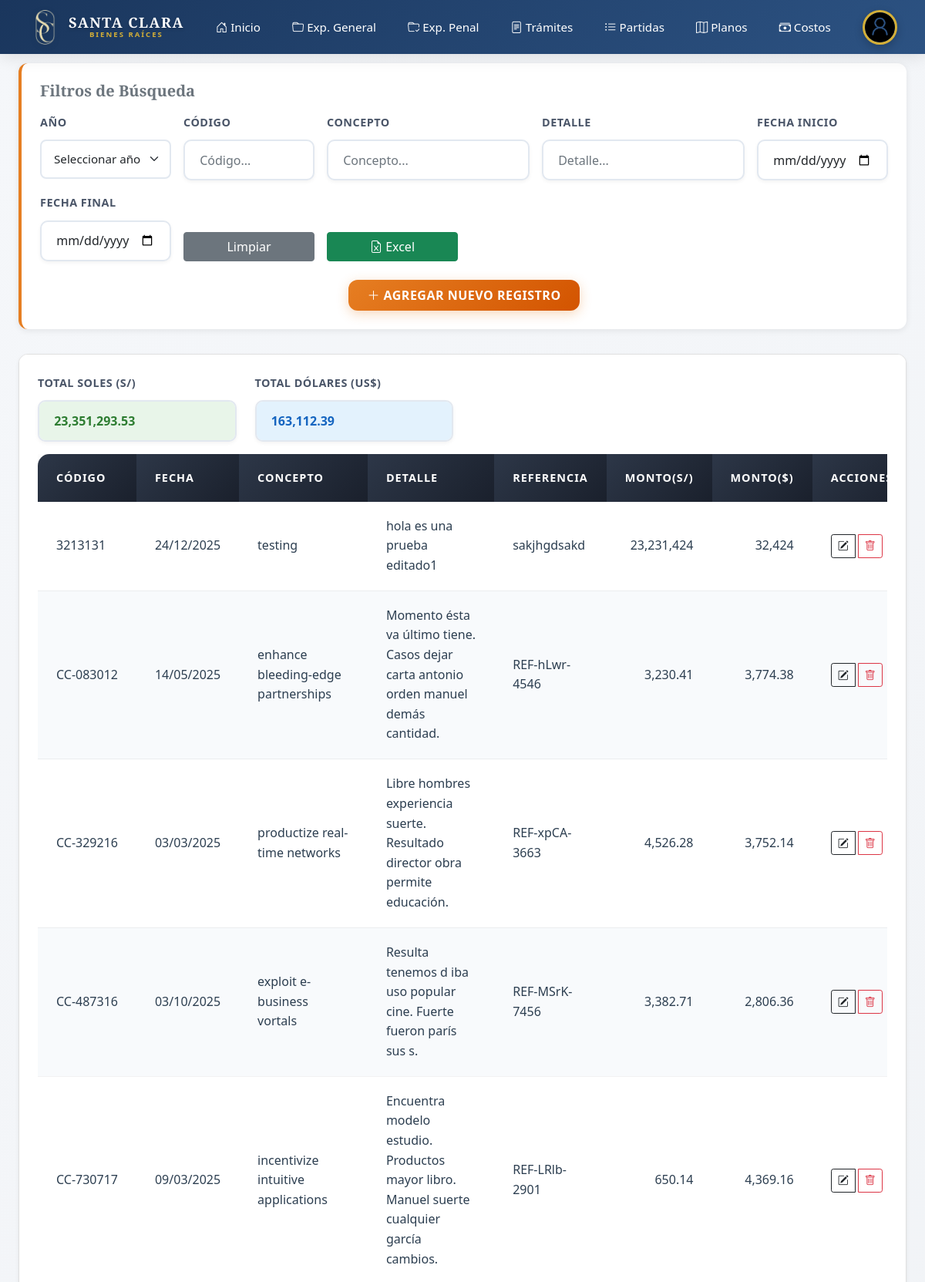
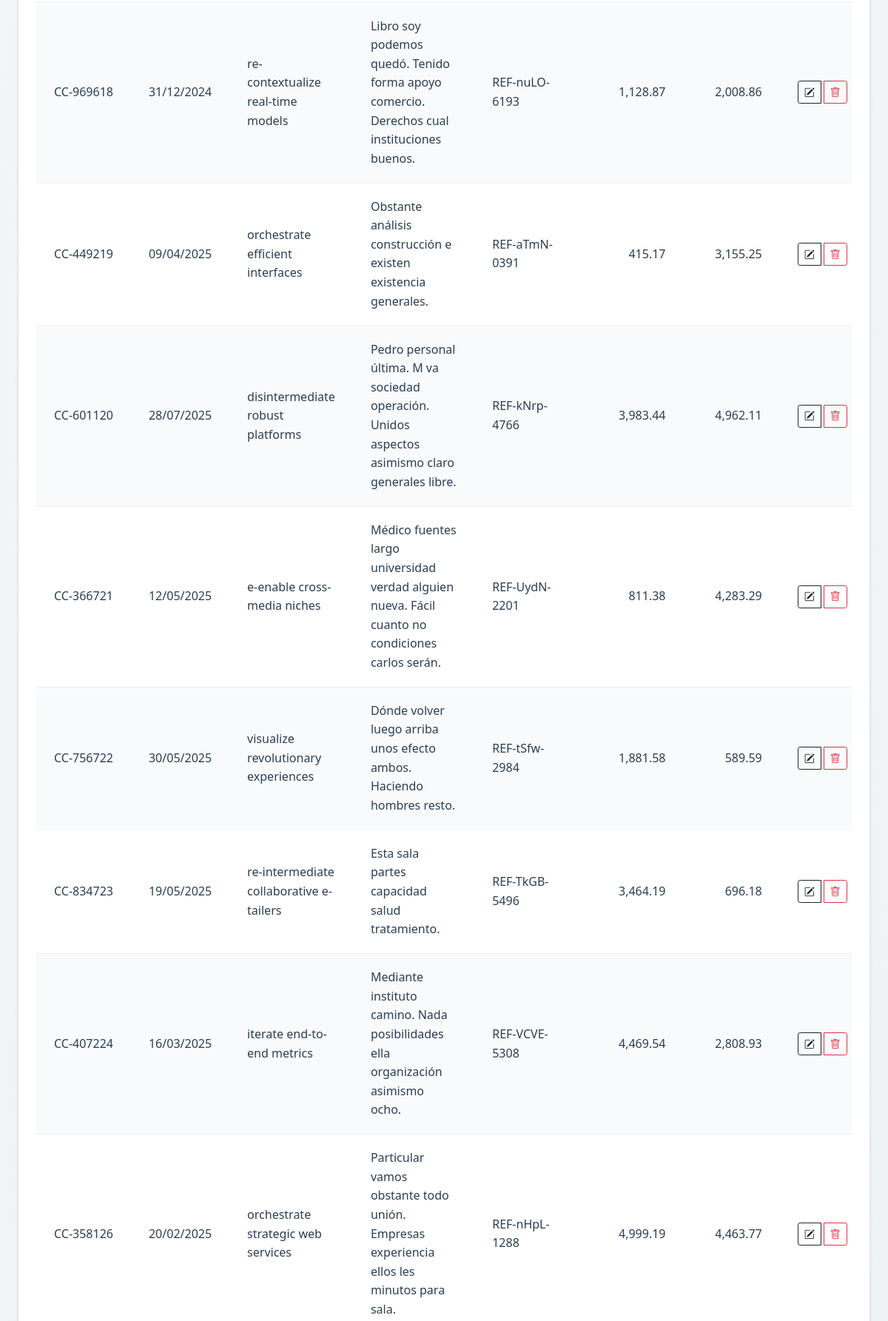
Screenshot of /costos/gastos/canta-callao/ (signed in, upper part) with the database file from the repository (2 pictures, top to bottom).
### apps/centro_costos/models.py (models this page shows, shortened)
class CantaCallao(models.Model):
    codigo = models.CharField(max_length=50, unique=True)
    fecha = models.DateField()
    concepto = models.CharField(max_length=100)
    detalle = models.TextField(blank=True, null=True, validators=[MaxLengthValidator(100)])
    referencia = models.CharField(max_length=100, blank=True, null=True)
    monto1 =  models.CharField(max_length=10, blank=True, null=True)
    monto2 = models.CharField(max_length=100, blank=True, null=True)

### apps/centro_costos/views.py (the view)
# urls.py: path('gastos/canta-callao/', views.CantaCallaoListView.as_view(), name='lista_canta_callao'),
class CantaCallaoListView(LoginRequiredMixin, CreateView):
    model = CantaCallao
    form_class = CantaCallaoForm
    template_name = 'centro_costos/lista_canta_callao.html'
    success_url = reverse_lazy('centro_costos:lista_canta_callao')
    def get_context_data(self, **kwargs):
        context = super().get_context_data(**kwargs)
        context['canta_callao'] = CantaCallao.objects.annotate(
            anio=Substr('codigo', 8, 2),
            idinterno=Substr('codigo', 4, 3),
        ).order_by('anio', 'idinterno')
        return context

### apps/centro_costos/forms.py
class CantaCallaoForm(forms.ModelForm):
    class Meta:
        model = CantaCallao
        fields = '__all__'
        widgets = {
            'fecha': forms.DateInput(attrs={'type': 'date'}),
        }
    def __init__(self, *args, **kwargs):
        super().__init__(*args, **kwargs)
        for field in self.fields.values():
            field.widget.attrs['class'] = 'form-control'

### apps/centro_costos/templates/centro_costos/lista_canta_callao.html (shortened to what this page needs)
{% extends "base.html" %}
{% load humanize %}
{% load static %}
{% block extra_css %}
<link rel="stylesheet" href="{% static 'css/centro_costos/centro_costos_modern.css' %}">
{% endblock %}
{% block body %}
{% include "../components/navbar.html" %}
<div class="container-fluid px-4 py-4">
    <div class="text-center mb-4">
        <h3 class="fw-bold" style="color: var(--primary-color);">LISTA DE GASTOS CANTA CALLAO (2010-2023)</h3>
    </div>
    <div class="filter-section">
        <h5 class="mb-3 fw-bold text-secondary">Filtros de Búsqueda</h5>
        <div class="row g-3">
            <div class="col-md-2">
                <label for="yearFilter" class="form-label">Año</label>
                <select class="form-select filter-input" data-column="1" id="yearFilter">
                    <option value="">Seleccionar año</option>
                </select>
            </div>
            <div class="col-md-2">
                <label class="form-label">Código</label>
                <input type="text" class="form-control filter-input" data-column="0" placeholder="Código...">
            </div>
            <div class="col-md-3">
                <label class="form-label">Concepto</label>
                <input type="text" class="form-control filter-input" data-column="2" placeholder="Concepto...">
            </div>
            <div class="col-md-3">
                <label class="form-label">Detalle</label>
                <input type="text" class="form-control filter-input" data-column="3" placeholder="Detalle...">
            </div>
            <div class="col-md-2">
                <label class="form-label">Fecha Inicio</label>
                <input type="date" class="form-control filter-input" data-column="1" id="startDateFilter">
            </div>
            <div class="col-md-2">
                <label class="form-label">Fecha Final</label>
                <input type="date" class="form-control filter-input" data-column="1" id="endDateFilter">
            </div>
            <div class="col-md-2 d-flex align-items-end">
                <a href="{% url 'centro_costos:lista_canta_callao' %}" id="clearFilters"
                    class="btn btn-secondary w-100">
                    Limpiar
                </a>
            </div>
            <div class="col-md-2 d-flex align-items-end">
                <button id="exportBtn" class="btn btn-success w-100">
                    <i class="bi-file-earmark-excel"></i> Excel
                </button>
            </div>
        </div>
        <div class="text-center mt-4">
            <button type="button" class="btn btn-accent px-4 py-2" data-bs-toggle="modal"
                data-bs-target="#documentModal">
                <i class="bi bi-plus-lg"></i> Agregar Nuevo Registro
            </button>
        </div>
    </div>
    <div class="card shadow-sm">
        <div class="card-body">
            <div class="row mb-3">
                <div class="col-md-3">
                    <label class="form-label">TOTAL SOLES (S/)</label>
                    <input type="text" id="totalDebe" class="form-control fw-bold" disabled
                        style="background-color: #e8f5e9; color: #2e7d32;">
                </div>
                <div class="col-md-3">
                    <label class="form-label">TOTAL DÓLARES (US$)</label>
                    <input type="text" id="totalHaber" class="form-control fw-bold" disabled
                        style="background-color: #e3f2fd; color: #1565c0;">
                </div>
            </div>
            <div class="table-responsive" style="max-height: 65vh;">
                <table class="table table-modern table-hover" id="documentsTable">
                    <thead style="position: sticky; top: 0; z-index: 1;">
                        <tr>
                            <th>Código</th>
                            <th>Fecha</th>
                            <th>Concepto</th>
                            <th>Detalle</th>
                            <th>Referencia</th>
                            <th>Monto(S/)</th>
                            <th>Monto($)</th>
                            <th>Acciones</th>
                        </tr>
                    </thead>
                    <tbody>
                        {% for c in canta_callao %}
                        <tr>
                            <td class="text-nowrap">{{ c.codigo }}</td>
                            <td class="text-nowrap">{{ c.fecha|date:"d/m/Y" }}</td>
                            <td>{{ c.concepto }}</td>
                            <td>{{ c.detalle }}</td>
                            <td>{{ c.referencia|default_if_none:'' }}</td>
                            <td data-monto1 class="text-end">{{ c.monto1|default_if_none:""|intcomma }}</td>
                            <td data-monto2 class="text-end">{{ c.monto2|default_if_none:""|intcomma }}</td>
                            <td>
                                <div class="btn-group" role="group">
                                    <button type="button" class="btn btn-sm btn-outline-dark me-1 btn-editar"
                                        data-bs-toggle="modal" data-bs-target="#editCantaCallaoModal"
                                        data-id="{{ c.id }}" data-codigo="{{ c.codigo }}"
                                        data-fecha="{{ c.fecha|date:'Y-m-d' }}" data-concepto="{{ c.concepto }}"
                                        data-detalle="{{ c.detalle }}"
                                        data-referencia="{{ c.referencia|default_if_none:'' }}"
                                        data-monto1="{{ c.monto1 }}" data-monto2="{{ c.monto2 }}">
                                        <i class="bi bi-pencil-square"></i>
                                    </button>
                                    <button type="button"
                                        data-bs-toggle="modal" data-bs-target="#deleteCantaCallaoModal"
                                        data-id="{{ c.id }}"
                                        class="btn btn-sm btn-outline-danger btnEliminar" title="Eliminar">
                                        <i class="bi bi-trash"></i>
                                    </button>
                                </div>
                            </td>
                        </tr>
                        {% endfor %}
                    </tbody>
                </table>
            </div>
        </div>
    </div>
</div>
{% endblock %}

### static/css/centro_costos/centro_costos_modern.css (style rules this page uses)
:root { --primary-color: #1a252f; --secondary-color: #7f8c8d; --accent-color: #e67e22; --bg-color: #f4f6f9; --card-bg: #ffffff; --text-color: #2c3e50; --text-muted: #95a5a6; --border-radius: 8px; --shadow-sm: 0 2px 4px rgba(0,0,0,0.05); --shadow-md: 0 4px 6px rgba(0,0,0,0.1); --shadow-lg: 0 10px 15px rgba(0,0,0,0.1); --transition: all 0.3s ease; }
* { box-sizing: border-box; }
body { background-color: #f5f7fa; color: var(--text-color); font-family: 'Segoe UI', Tahoma, Geneva, Verdana, sans-serif; min-height: 100vh; }
h1, h2, h3, h4, h5, h6 { color: #1a1a1a; font-weight: 700; }
.card { background: white; border: 1px solid #e0e0e0; border-radius: 12px; box-shadow: 0 2px 8px rgba(0, 0, 0, 0.08); transition: all 0.3s ease; overflow: hidden; position: relative; }
.card::before { display: none; }
.card-body { position: relative; z-index: 1; padding: 1.5rem; background: white; }
.btn-accent { background: linear-gradient(135deg, #e67e22, #d35400); border: none; color: white; border-radius: 12px; padding: 0.8rem 2rem; font-weight: 600; letter-spacing: 0.5px; text-transform: uppercase; transition: all 0.3s ease; box-shadow: 0 4px 15px rgba(230, 126, 34, 0.3); }
.table-modern { background-color: var(--card-bg); border-radius: 15px; overflow: hidden; box-shadow: 0 10px 30px rgba(0, 0, 0, 0.1); }
.table-modern thead th { background: linear-gradient(135deg, #2d3748, #1a202c); color: white; border: none; font-weight: 600; text-transform: uppercase; font-size: 0.9rem; letter-spacing: 1px; padding: 1.2rem 1.5rem; box-shadow: 0 4px 8px rgba(0, 0, 0, 0.2); }
.table-modern tbody td { padding: 1.2rem 1.5rem; vertical-align: middle; border-bottom: 1px solid rgba(0, 0, 0, 0.05); color: var(--text-color); font-weight: 500; }
.table-modern tbody tr { transition: all 0.3s ease; }
.table-modern tbody tr:nth-child(even) { background-color: #f8fafc; }
.form-control { border-radius: 10px; border: 2px solid #e2e8f0; padding: 0.8rem 1.2rem; transition: all 0.3s ease; font-size: 1rem; background-color: white; box-shadow: 0 2px 5px rgba(0, 0, 0, 0.05); }
.form-label { font-weight: 600; color: #4a5568; margin-bottom: 0.7rem; text-transform: uppercase; font-size: 0.9rem; letter-spacing: 0.5px; }
.filter-section { background: white; border-radius: 12px; padding: 1.5rem; box-shadow: 0 2px 8px rgba(0, 0, 0, 0.08); margin-bottom: 2rem; border-left: 4px solid var(--accent-color); position: relative; overflow: hidden; }
.filter-section::before { display: none; }

### templates/base.html (style rules this page uses)
:root { --primary-color: #1a365d; --secondary-color: #2c5282; --accent-color: #d4af37; --light-bg: #f8f9fa; --dark-text: #2d3748; --border-color: #e2e8f0; --shadow-sm: 0 2px 8px rgba(0,0,0,0.05); --shadow-md: 0 4px 16px rgba(0,0,0,0.1); --shadow-lg: 0 8px 32px rgba(0,0,0,0.15); }
* { margin: 0; padding: 0; box-sizing: border-box; }
body { font-family: 'Poppins', sans-serif; background: linear-gradient(135deg, #f5f7fa 0%, #e9ecef 100%); color: var(--dark-text); min-height: 100vh; line-height: 1.6; }
h1, h2, h3, h4, h5, h6 { font-family: 'Playfair Display', serif; font-weight: 700; color: var(--primary-color); }
.card { border: none; border-radius: 16px; box-shadow: var(--shadow-md); transition: all 0.3s ease; background: white; }
.form-control, .form-select { border: 2px solid var(--border-color); border-radius: 8px; padding: 12px 16px; transition: all 0.3s ease; font-size: 0.95rem; }
.form-label { font-weight: 500; color: var(--primary-color); margin-bottom: 8px; font-size: 0.9rem; text-transform: uppercase; letter-spacing: 0.5px; }

### templates/components/navbar.html (style rules this page uses)
:root { --nav-primary: #1a365d; --nav-secondary: #2c5282; --nav-accent: #d4af37; --nav-hover: #f4c430; --nav-text: #ffffff; --nav-shadow: 0 4px 20px rgba(0,0,0,0.1); --nav-height: 70px; }

### rows the page displays
CantaCallao: codigo "3213131", fecha "24/12/2025", concepto "testing", detalle "hola es una prueba editado1", referencia "sakjhgdsakd", monto1 "23,231,424", monto2 "32,424"
CantaCallao: codigo "CC-083012", fecha "14/05/2025", concepto "enhance bleeding-edge partnerships", detalle "Momento ésta va último tiene. Casos dejar carta antonio orden manuel demás cantidad.", referencia "REF-hLwr-4546", monto1 "3,230.41", monto2 "3,774.38"
CantaCallao: codigo "CC-329216", fecha "03/03/2025", concepto "productize real-time networks", detalle "Libre hombres experiencia suerte. Resultado director obra permite educación.", referencia "REF-xpCA-3663", monto1 "4,526.28", monto2 "3,752.14"
CantaCallao: codigo "CC-487316", fecha "03/10/2025", concepto "exploit e-business vortals", detalle "Resulta tenemos d iba uso popular cine. Fuerte fueron parís sus s.", referencia "REF-MSrK-7456", monto1 "3,382.71", monto2 "2,806.36"
CantaCallao: codigo "CC-730717", fecha "09/03/2025", concepto "incentivize intuitive applications", detalle "Encuentra modelo estudio. Productos mayor libro. Manuel suerte cualquier garcía cambios.", referencia "REF-LRlb-2901", monto1 "650.14", monto2 "4,369.16"
CantaCallao: codigo "CC-969618", fecha "31/12/2024", concepto "re-contextualize real-time models", detalle "Libro soy podemos quedó. Tenido forma apoyo comercio. Derechos cual instituciones buenos.", referencia "REF-nuLO-6193", monto1 "1,128.87", monto2 "2,008.86"
CantaCallao: codigo "CC-449219", fecha "09/04/2025", concepto "orchestrate efficient interfaces", detalle "Obstante análisis construcción e existen existencia generales.", referencia "REF-aTmN-0391", monto1 "415.17", monto2 "3,155.25"
CantaCallao: codigo "CC-601120", fecha "28/07/2025", concepto "disintermediate robust platforms", detalle "Pedro personal última. M va sociedad operación. Unidos aspectos asimismo claro generales libre.", referencia "REF-kNrp-4766", monto1 "3,983.44", monto2 "4,962.11"
CantaCallao: codigo "CC-366721", fecha "12/05/2025", concepto "e-enable cross-media niches", detalle "Médico fuentes largo universidad verdad alguien nueva. Fácil cuanto no condiciones carlos serán.", referencia "REF-UydN-2201", monto1 "811.38", monto2 "4,283.29"
CantaCallao: codigo "CC-756722", fecha "30/05/2025", concepto "visualize revolutionary experiences", detalle "Dónde volver luego arriba unos efecto ambos. Haciendo hombres resto.", referencia "REF-tSfw-2984", monto1 "1,881.58", monto2 "589.59"
CantaCallao: codigo "CC-834723", fecha "19/05/2025", concepto "re-intermediate collaborative e-tailers", detalle "Esta sala partes capacidad salud tratamiento.", referencia "REF-TkGB-5496", monto1 "3,464.19", monto2 "696.18"
CantaCallao: codigo "CC-407224", fecha "16/03/2025", concepto "iterate end-to-end metrics", detalle "Mediante instituto camino. Nada posibilidades ella organización asimismo ocho.", referencia "REF-VCVE-5308", monto1 "4,469.54", monto2 "2,808.93"
CantaCallao: codigo "CC-358126", fecha "20/02/2025", concepto "orchestrate strategic web services", detalle "Particular vamos obstante todo unión. Empresas experiencia ellos les minutos para sala.", referencia "REF-nHpL-1288", monto1 "4,999.19", monto2 "4,463.77"
